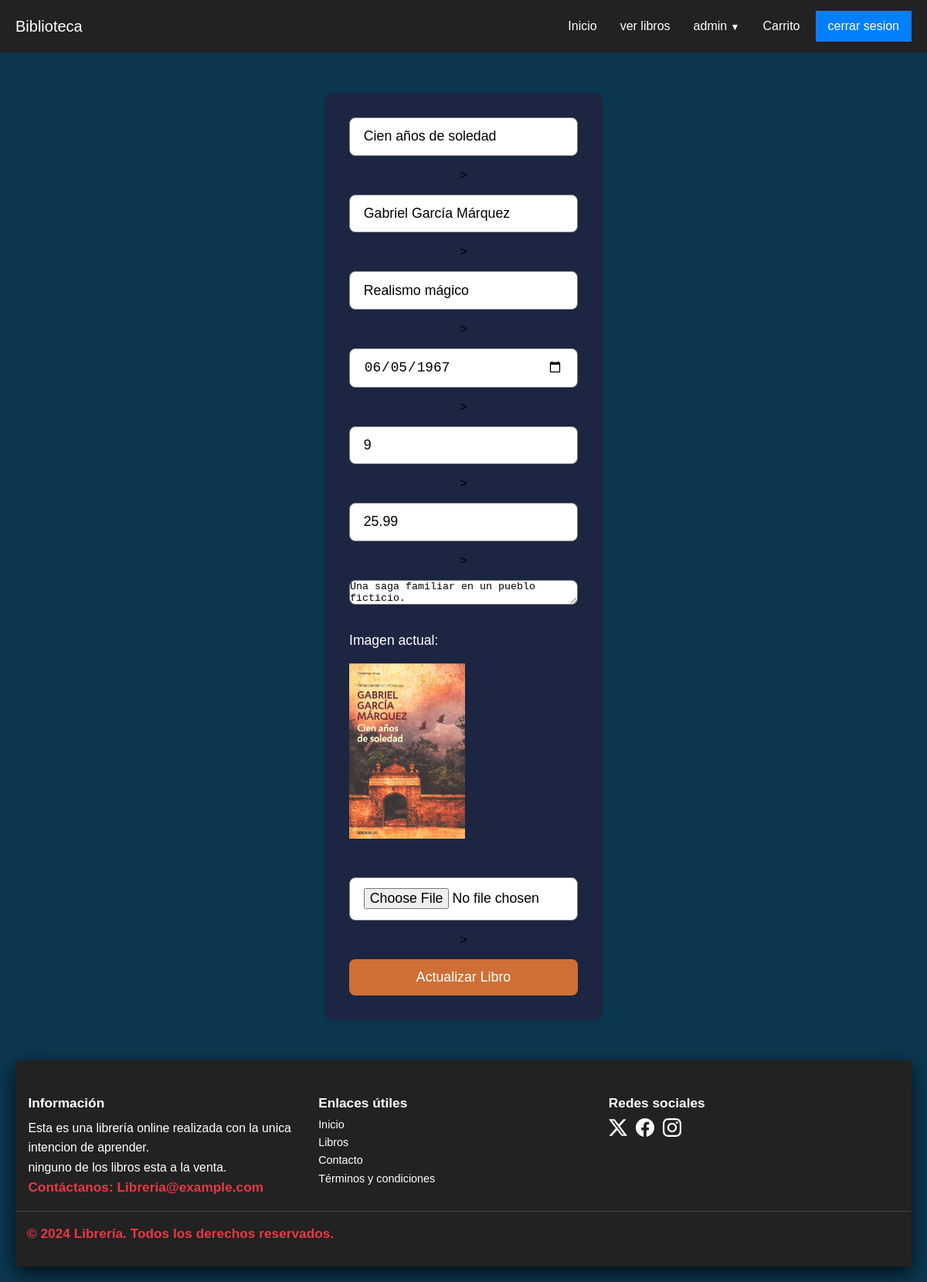
Page /editarlibro/2 (signed in) on the earlier database version.
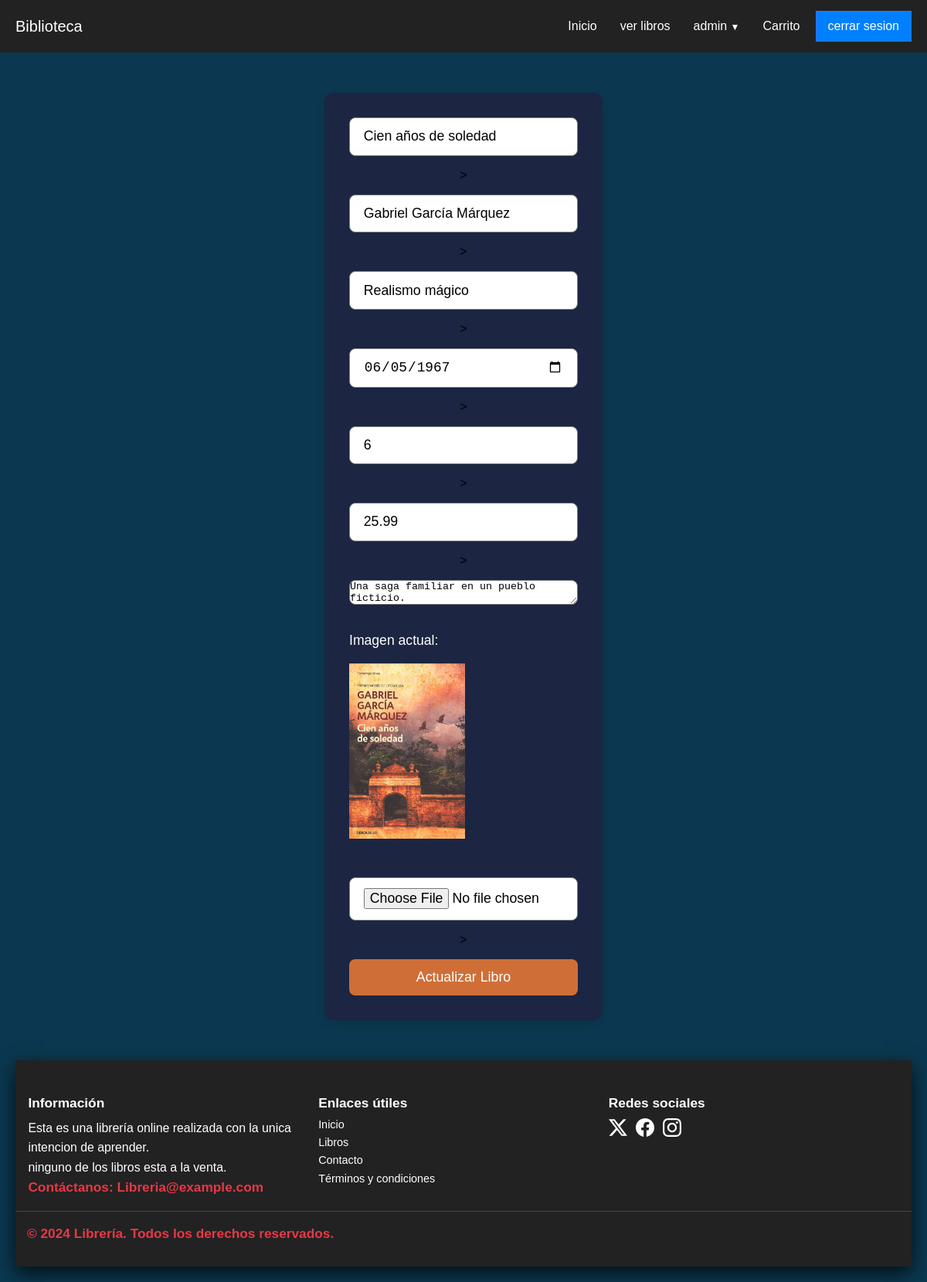
Same page on the later database version.
### models/controladordatabase.py (models this page shows, shortened)
class Libros(db.Model):
    __tablename__ = 'Libros'
    id = db.Column(db.Integer, primary_key=True)
    titulo = db.Column(db.String(100), nullable=False)
    autor = db.Column(db.String(100), nullable=False)
    genero = db.Column(db.String(100), nullable=False)
    descripcion = db.Column(db.Text, nullable=True)
    fecha_emision = db.Column(db.Text, nullable=False, default=date.today)
    stock = db.Column(db.Integer, nullable=False)
    precio = db.Column(db.Float, nullable=False)
    img = db.Column(db.String(200), nullable=True, default="sinimagen.jpg")
    prestamos = db.relationship('Prestamo', backref='libro', lazy=True)

### routes/libros.py (the view, shortened to what this page needs)
@libros.route('/editarlibro/<int:id>', methods=['POST', 'GET'])
@admin_required
def editarlibro(id):
    libro = Libros.query.get(id)
    return render_template('libros/editarlibro.html', libro=libro)

### routes/login.py (called while the page is built)
def admin_required(f):
    @wraps(f)
    def decorated_function(*args, **kwargs):
        if "nombre" not in session:  # Si el usuario no ha iniciado sesión
            flash("Acceso denegado: Debes iniciar sesión.")
            return redirect(url_for('user.index_login'))  # Redirigir al login
        if session.get('rol') != 'admin':  # Si el usuario no tiene rol de admin
            flash("Acceso denegado: Se requiere rol de administrador.")
            return redirect(url_for('libros.bienvenida'))  # Redirigir a una página sin restricciones
        return f(*args, **kwargs)
    return decorated_function

### templates/libros/editarlibro.html
{% extends 'layout.html' %}
{% block content %}
<main  class="login-container flexbox-col">
    <form action="{{ url_for('libros.editarlibro', id=libro.id) }}" method="post" enctype="multipart/form-data">
        <input type="text" name="nombre_libro" value="{{ libro.titulo }}" placeholder="Nombre del libro"class="input_field">><br>
        <input type="text" name="autor" value="{{ libro.autor }}" placeholder="Autor"class="input_field">><br>
        <input type="text" name="genero" value="{{ libro.genero }}" placeholder="Genero"class="input_field">><br>
        <input type="date" name="fecha_creacion" value="{{ libro.fecha_emision }}"class="input_field">><br>
        <input type="number" name="stock" value="{{ libro.stock }}" placeholder="Stock"class="input_field">><br>
        <input type="number" name="precio" value="{{ libro.precio }}" placeholder="Precio"class="input_field">><br>
        <textarea name="descripcion" style="border-radius: 8px;">{{ libro.descripcion }}</textarea>
        <p>Imagen actual:</p>
        <img src="{{ url_for('static', filename='img/' ~ libro.img) }}" alt="{{ libro.titulo }}" width="150px"><br>
        <input type="file" name="imagen"class="input_field">><br>
        <button type="submit"class="btm_log">Actualizar Libro</button>
    </form>
</main>
{% endblock %}

Differences in the rows shown:
changed Libros "Cien años de soledad": stock "9" → "6"
